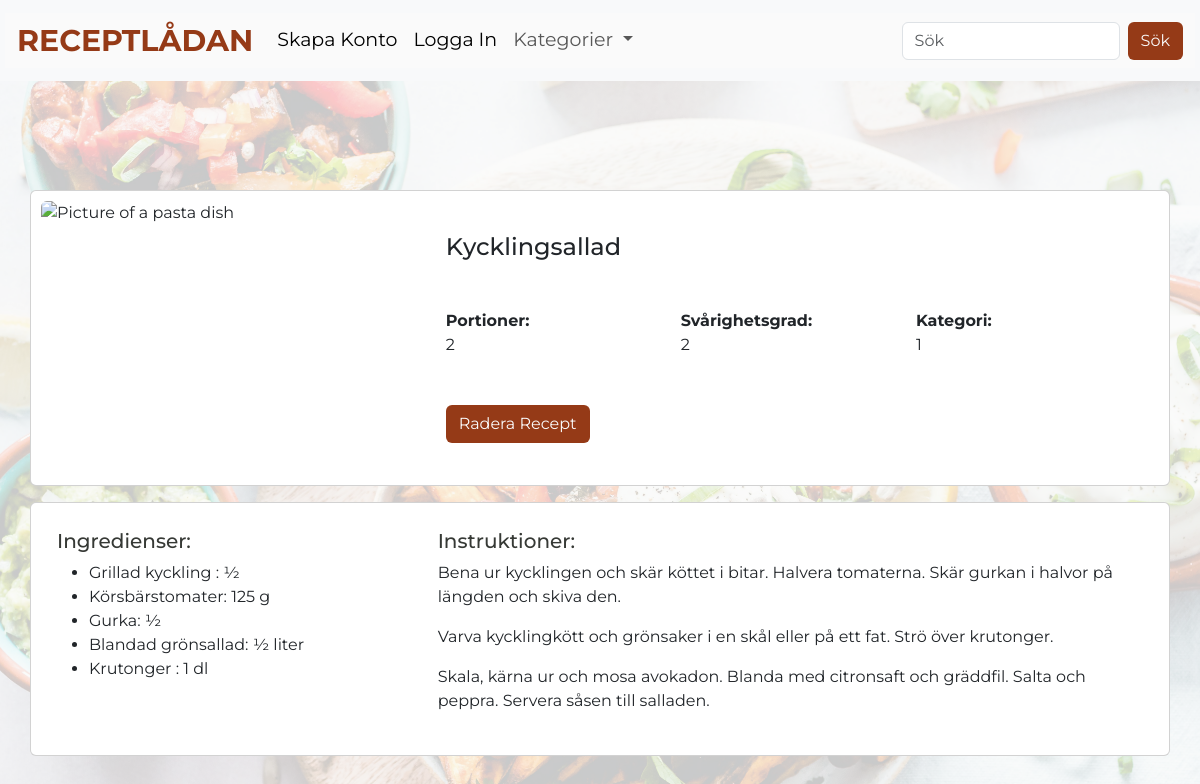
/detail/1, run on the app's committed database.
### main.py (models this page shows)
class Recipe(db.Model):
    id = db.Column(db.Integer, primary_key=True)
    user_id = db.Column(db.Integer, ForeignKey("users.id"))
    title = db.Column(db.String(100))
    ingredients = db.Column(db.Text)
    instruction = db.Column(db.Text)
    portions = db.Column(db.Integer)
    difficulty = db.Column(db.Integer)
    category = db.Column(db.Integer)
    date_posted = db.Column(db.DateTime, default=datetime.utcnow)

### main.py (the view)
@app.route("/detail/<int:id>")
def recipe_detail(id):
    isAuthorized = session.get("Authorized", default=False)
    recipe = Recipe.query.get_or_404(id)
    return render_template(
        "recipe_detail.html", isAuthorized=isAuthorized, recipe=recipe
    )

### templates/recipe_detail.html (shortened to what this page needs)
{% extends "base.html" %}
{% block body %}
<div class="main-recipe">
    <div class="card mb-3">
        <div class="row g-0">
            <div class="col-md-4 h-400">
                <img src="/static/pexels-lisa-fotios-1279330.jpg" alt="Picture of a pasta dish"
                class="img-fluid rounded-start" style="object-fit: cover; height: 100%; width: 100%;">
            </div>
            <div class="col-md-8 p-3">
                <div class="card-body">
                    <div class="flex-grow-1">
                        <h4 class="card-title mb-0">{{ recipe.title }}</h4><br>
                        <br>
                        <div class="row">
                            <div class="col-md-4">
                                <div class="mb-4">
                                    <strong>Portioner:</strong><br>
                                    <p>{{ recipe.portions }}</p>
                                </div>
                            </div>
                            <div class="col-md-4">
                                <div class="mb-4">
                                    <strong>Svårighetsgrad:</strong><br>
                                    {{ recipe.difficulty }}</p>
                                </div>
                            </div>
                            <div class="col-md-4">
                                <div class="mb-4">
                                    <strong>Kategori:</strong><br>
                                    {{ recipe.category }}</p>
                                </div>
                            </div>
                        </div>
                        <div class="float-right">
                            <br>
                            <a href="{{ url_for ('delete_recipe', id=recipe.id) }}"
                                class="btn btn-custom-secondary btn crud-btn-text">Radera Recept</a>
                        </div>
                    </div>
                </div>
            </div>
        </div>
    </div>
    <div class="card mb-3">
        <div class="row">
            <div class="col-md-4">
                <div class="card-body">
                    <h5>Ingredienser:</h5>
                    <ul>
                        {% for ingredient in recipe.ingredients.split('\n') %}
                        <li>{{ ingredient }}</li>
                        {% endfor %}
                    </ul>
                </div>
            </div>
            <div class="col-md-8">
                <div class="card-body">
                    <h5>Instruktioner:</h5>
                    {% for step in recipe.instruction.split('\n') %}
                    <p>{{ step }}</p>
                    {% endfor %}
                </div>
            </div>
        </div>
    </div>
</div>
</div>
{% endblock %}

### static/css/main.css (style rules this page uses)
body { background-color: #fafafa; font-family: "Montserrat", sans-serif; color: #363935; }
h1, h2, h3, h4, h5 { color: #363935; }
.btn { background-color: #953a17; color: #fafafa; }
.btn-custom-secondary { text-align: right; }
.card { margin-right: 30px; margin-left: 30px; padding: 10px; }

### data on the page
Recipe: title "Kycklingsallad", portions "2", difficulty "2", category "1"

### other printed values
{{ ingredient }} "Grillad kyckling : ½" "Körsbärstomater: 125 g" "Gurka: ½" "Blandad grönsallad: ½ liter" "Krutonger : 1 dl"
{{ step }} "Bena ur kycklingen och skär köttet i bitar. Halvera tomaterna. Skär gurkan i halvor på längden och skiva den." "Varva kycklingkött och grönsaker i en skål eller på ett fat. Strö över krutonger." "Skala, kärna ur och mosa avokadon. Blanda med citronsaft och gräddfil. Salta och peppra. Servera såsen till salladen."
